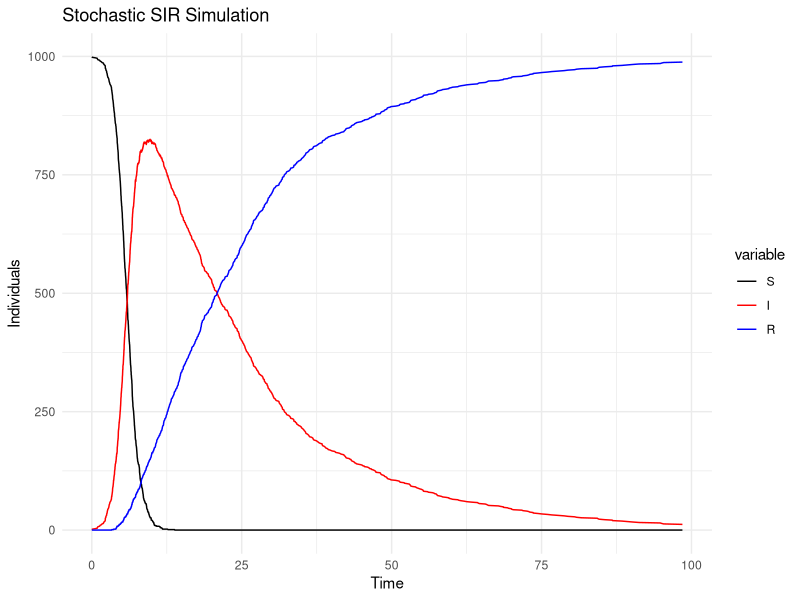

This figure's R source:
library(ggplot2) 
library(dplyr) 
library(reshape2)
rm(list = ls())

time <- 0 
timeEnd<- 100 


beta = 0.001  
gamma = 1/20  
N = 101  

S0 = 999 
I0 = 1
R0 =  0  


S<- numeric(0)
I <- numeric(0) 
R <- numeric(0)   
t <- numeric(0)



while (time < timeEnd) {  
  
  #need to update S and I 
  S<-c(S, S0) 
  I <-c(I,I0) 
  R <- c(R,R0)
  t <- c(t, time)
  
  #updating time value 
  dt <- rexp(1,beta*S0*I0 + gamma*I0)
  time <- time + dt    
  
  #creating random event 
  randEvent <- runif(1) 
  
  w <- (beta*S0*I0)/(beta*S0*I0+ gamma*I0) 
  if (randEvent < w) { 
    S0 = S0 -1 
    I0 = I0 + 1 
    R0 = R0 
  } else {  
    S0 = S0 
    I0 = I0 - 1 
    R0 = R0 + 1 
  } 
} 

out_df <- data.frame (time = t, S=S, I=I, R=R) 

df_long <- melt(out_df, id.vars = c("time"))

# Plot
ggplot(df_long, aes(x = time, y = value, color = variable)) + geom_line() + 
  scale_color_manual (values = c("S"="black", "I" = "red", "R" = "blue"))+ 
  labs(title = "Stochastic SIR Simulation", x = "Time", y = "Individuals") +
  theme_minimal()



